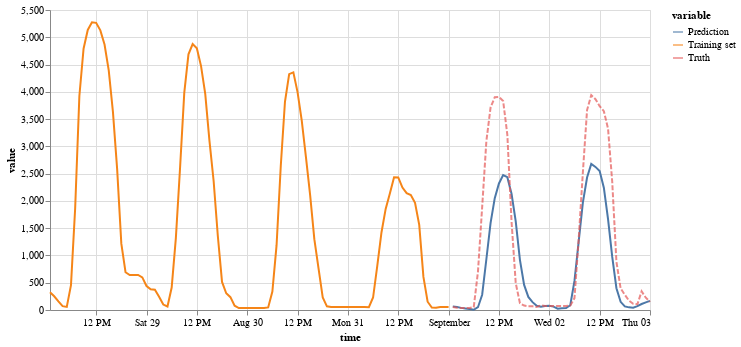

Notebook source saved alongside this figure:
### Code cell
(
    on.Plot()
    .add(on.marks.line, train[-96:].rename({"generation solar": "Training set"}))
    .add(on.marks.line, pred.rename({"generation solar": "Prediction"}))
    .add(on.marks.line, test[:48].rename({"generation solar": "Truth"}), type="dashed")
    .properties(width=600, height=300)
    .show()
)

### Figure 1 — Vega specification as saved in the notebook (floating-point values rounded to 4 significant figures)
{"$schema": "https://vega.github.io/schema/vega/v5.json", "data": [{"name": "source_0", "values": [{"time": "2015-08-28T01:00:00.000", "variable": "Training set", "value": 325.0}, {"time": "2015-08-28T02:00:00.000", "variable": "Training set", "value": 252.0}, {"time": "2015-08-28T03:00:00.000", "variable": "Training set", "value": 158.0}, {"time": "2015-08-28T04:00:00.000", "variable": "Training set", "value": 70.0}, {"time": "2015-08-28T05:00:00.000", "variable": "Training set", "value": 57.0}, {"time": "2015-08-28T06:00:00.000", "variable": "Training set", "value": 457.0}, {"time": "2015-08-28T07:00:00.000", "variable": "Training set", "value": 1869.0}, {"time": "2015-08-28T08:00:00.000", "variable": "Training set", "value": 3923.0}, {"time": "2015-08-28T09:00:00.000", "variable": "Training set", "value": 4791.0}, {"time": "2015-08-28T10:00:00.000", "variable": "Training set", "value": 5134.0}, {"time": "2015-08-28T11:00:00.000", "variable": "Training set", "value": 5275.0}, {"time": "2015-08-28T12:00:00.000", "variable": "Training set", "value": 5264.0}, {"time": "2015-08-28T13:00:00.000", "variable": "Training set", "value": 5127.0}, {"time": "2015-08-28T14:00:00.000", "variable": "Training set", "value": 4867.0}, {"time": "2015-08-28T15:00:00.000", "variable": "Training set", "value": 4394.0}, {"time": "2015-08-28T16:00:00.000", "variable": "Training set", "value": 3631.0}, {"time": "2015-08-28T17:00:00.000", "variable": "Training set", "value": 2586.0}, {"time": "2015-08-28T18:00:00.000", "variable": "Training set", "value": 1216.0}, {"time": "2015-08-28T19:00:00.000", "variable": "Training set", "value": 692.0}, {"time": "2015-08-28T20:00:00.000", "variable": "Training set", "value": 640.0}, {"time": "2015-08-28T21:00:00.000", "variable": "Training set", "value": 642.0}, {"time": "2015-08-28T22:00:00.000", "variable": "Training set", "value": 642.0}, {"time": "2015-08-28T23:00:00.000", "variable": "Training set", "value": 597.0}, {"time": "2015-08-29T00:00:00.000", "variable": "Training set", "value": 439.0}, {"time": "2015-08-29T01:00:00.000", "variable": "Training set", "value": 379.0}, {"time": "2015-08-29T02:00:00.000", "variable": "Training set", "value": 371.0}, {"time": "2015-08-29T03:00:00.000", "variable": "Training set", "value": 244.0}, {"time": "2015-08-29T04:00:00.000", "variable": "Training set", "value": 100.0}, {"time": "2015-08-29T05:00:00.000", "variable": "Training set", "value": 64.0}, {"time": "2015-08-29T06:00:00.000", "variable": "Training set", "value": 411.0}, {"time": "2015-08-29T07:00:00.000", "variable": "Training set", "value": 1322.0}, {"time": "2015-08-29T08:00:00.000", "variable": "Training set", "value": 2609.0}, {"time": "2015-08-29T09:00:00.000", "variable": "Training set", "value": 3981.0}, {"time": "2015-08-29T10:00:00.000", "variable": "Training set", "value": 4688.0}, {"time": "2015-08-29T11:00:00.000", "variable": "Training set", "value": 4876.0}, {"time": "2015-08-29T12:00:00.000", "variable": "Training set", "value": 4800.0}, {"time": "2015-08-29T13:00:00.000", "variable": "Training set", "value": 4472.0}, {"time": "2015-08-29T14:00:00.000", "variable": "Training set", "value": 3963.0}, {"time": "2015-08-29T15:00:00.000", "variable": "Training set", "value": 3104.0}, {"time": "2015-08-29T16:00:00.000", "variable": "Training set", "value": 2365.0}, {"time": "2015-08-29T17:00:00.000", "variable": "Training set", "value": 1357.0}, {"time": "2015-08-29T18:00:00.000", "variable": "Training set", "value": 515.0}, {"time": "2015-08-29T19:00:00.000", "variable": "Training set", "value": 307.0}, {"time": "2015-08-29T20:00:00.000", "variable": "Training set", "value": 235.0}, {"time": "2015-08-29T21:00:00.000", "variable": "Training set", "value": 78.0}, {"time": "2015-08-29T22:00:00.000", "variable": "Training set", "value": 35.0}, {"time": "2015-08-29T23:00:00.000", "variable": "Training set", "value": 37.0}, {"time": "2015-08-30T00:00:00.000", "variable": "Training set", "value": 36.0}, {"time": "2015-08-30T01:00:00.000", "variable": "Training set", "value": 36.0}, {"time": "2015-08-30T02:00:00.000", "variable": "Training set", "value": 36.0}, {"time": "2015-08-30T03:00:00.000", "variable": "Training set", "value": 36.0}, {"time": "2015-08-30T04:00:00.000", "variable": "Training set", "value": 36.0}, {"time": "2015-08-30T05:00:00.000", "variable": "Training set", "value": 47.0}, {"time": "2015-08-30T06:00:00.000", "variable": "Training set", "value": 339.0}, {"time": "2015-08-30T07:00:00.000", "variable": "Training set", "value": 1188.0}, {"time": "2015-08-30T08:00:00.000", "variable": "Training set", "value": 2641.0}, {"time": "2015-08-30T09:00:00.000", "variable": "Training set", "value": 3818.0}, {"time": "2015-08-30T10:00:00.000", "variable": "Training set", "value": 4323.0}, {"time": "2015-08-30T11:00:00.000", "variable": "Training set", "value": 4356.0}, {"time": "2015-08-30T12:00:00.000", "variable": "Training set", "value": 3995.0}, {"time": "2015-08-30T13:00:00.000", "variable": "Training set", "value": 3473.0}, {"time": "2015-08-30T14:00:00.000", "variable": "Training set", "value": 2801.0}, {"time": "2015-08-30T15:00:00.000", "variable": "Training set", "value": 2108.0}, {"time": "2015-08-30T16:00:00.000", "variable": "Training set", "value": 1298.0}, {"time": "2015-08-30T17:00:00.000", "variable": "Training set", "value": 763.0}, {"time": "2015-08-30T18:00:00.000", "variable": "Training set", "value": 230.0}, {"time": "2015-08-30T19:00:00.000", "variable": "Training set", "value": 67.0}, {"time": "2015-08-30T20:00:00.000", "variable": "Training set", "value": 56.0}, {"time": "2015-08-30T21:00:00.000", "variable": "Training set", "value": 56.0}, {"time": "2015-08-30T22:00:00.000", "variable": "Training set", "value": 56.0}, {"time": "2015-08-30T23:00:00.000", "variable": "Training set", "value": 54.0}, {"time": "2015-08-31T00:00:00.000", "variable": "Training set", "value": 54.0}, {"time": "2015-08-31T01:00:00.000", "variable": "Training set", "value": 53.0}, {"time": "2015-08-31T02:00:00.000", "variable": "Training set", "value": 53.0}, {"time": "2015-08-31T03:00:00.000", "variable": "Training set", "value": 53.0}, {"time": "2015-08-31T04:00:00.000", "variable": "Training set", "value": 53.0}, {"time": "2015-08-31T05:00:00.000", "variable": "Training set", "value": 51.0}, {"time": "2015-08-31T06:00:00.000", "variable": "Training set", "value": 229.0}, {"time": "2015-08-31T07:00:00.000", "variable": "Training set", "value": 811.0}, {"time": "2015-08-31T08:00:00.000", "variable": "Training set", "value": 1421.0}, {"time": "2015-08-31T09:00:00.000", "variable": "Training set", "value": 1854.0}, {"time": "2015-08-31T10:00:00.000", "variable": "Training set", "value": 2137.0}, {"time": "2015-08-31T11:00:00.000", "variable": "Training set", "value": 2434.0}, {"time": "2015-08-31T12:00:00.000", "variable": "Training set", "value": 2430.0}, {"time": "2015-08-31T13:00:00.000", "variable": "Training set", "value": 2244.0}, {"time": "2015-08-31T14:00:00.000", "variable": "Training set", "value": 2141.0}, {"time": "2015-08-31T15:00:00.000", "variable": "Training set", "value": 2107.0}, {"time": "2015-08-31T16:00:00.000", "variable": "Training set", "value": 1966.0}, {"time": "2015-08-31T17:00:00.000", "variable": "Training set", "value": 1561.0}, {"time": "2015-08-31T18:00:00.000", "variable": "Training set", "value": 606.0}, {"time": "2015-08-31T19:00:00.000", "variable": "Training set", "value": 152.0}, {"time": "2015-08-31T20:00:00.000", "variable": "Training set", "value": 45.0}, {"time": "2015-08-31T21:00:00.000", "variable": "Training set", "value": 40.0}, {"time": "2015-08-31T22:00:00.000", "variable": "Training set", "value": 55.0}, {"time": "2015-08-31T23:00:00.000", "variable": "Training set", "value": 55.0}, {"time": "2015-09-01T00:00:00.000", "variable": "Training set", "value": 54.0}], "transform": [{"type": "formula", "expr": "toDate(datum['time'])", "as": "time"}]}, {"name": "source_1", "values": [{"time": "2015-09-01T01:00:00.000", "variable": "Prediction", "value": 63.26}, {"time": "2015-09-01T02:00:00.000", "variable": "Prediction", "value": 55.27}, {"time": "2015-09-01T03:00:00.000", "variable": "Prediction", "value": 38.97}, {"time": "2015-09-01T04:00:00.000", "variable": "Prediction", "value": 28.15}, {"time": "2015-09-01T05:00:00.000", "variable": "Prediction", "value": 18.98}, {"time": "2015-09-01T06:00:00.000", "variable": "Prediction", "value": 3.961}, {"time": "2015-09-01T07:00:00.000", "variable": "Prediction", "value": 51.16}, {"time": "2015-09-01T08:00:00.000", "variable": "Prediction", "value": 280.4}, {"time": "2015-09-01T09:00:00.000", "variable": "Prediction", "value": 930.4}, {"time": "2015-09-01T10:00:00.000", "variable": "Prediction", "value": 1594.0}, {"time": "2015-09-01T11:00:00.000", "variable": "Prediction", "value": 2050.0}, {"time": "2015-09-01T12:00:00.000", "variable": "Prediction", "value": 2319.0}, {"time": "2015-09-01T13:00:00.000", "variable": "Prediction", "value": 2472.0}, {"time": "2015-09-01T14:00:00.000", "variable": "Prediction", "value": 2434.0}, {"time": "2015-09-01T15:00:00.000", "variable": "Prediction", "value": 2131.0}, {"time": "2015-09-01T16:00:00.000", "variable": "Prediction", "value": 1624.0}, {"time": "2015-09-01T17:00:00.000", "variable": "Prediction", "value": 920.5}, {"time": "2015-09-01T18:00:00.000", "variable": "Prediction", "value": 459.2}, {"time": "2015-09-01T19:00:00.000", "variable": "Prediction", "value": 240.3}, {"time": "2015-09-01T20:00:00.000", "variable": "Prediction", "value": 144.4}, {"time": "2015-09-01T21:00:00.000", "variable": "Prediction", "value": 76.3}, {"time": "2015-09-01T22:00:00.000", "variable": "Prediction", "value": 61.33}, {"time": "2015-09-01T23:00:00.000", "variable": "Prediction", "value": 72.89}, {"time": "2015-09-02T00:00:00.000", "variable": "Prediction", "value": 77.4}, {"time": "2015-09-02T01:00:00.000", "variable": "Prediction", "value": 62.07}, {"time": "2015-09-02T02:00:00.000", "variable": "Prediction", "value": 24.32}, {"time": "2015-09-02T03:00:00.000", "variable": "Prediction", "value": 30.18}, {"time": "2015-09-02T04:00:00.000", "variable": "Prediction", "value": 35.92}, {"time": "2015-09-02T05:00:00.000", "variable": "Prediction", "value": 87.55}, {"time": "2015-09-02T06:00:00.000", "variable": "Prediction", "value": 533.4}, {"time": "2015-09-02T07:00:00.000", "variable": "Prediction", "value": 1254.0}, {"time": "2015-09-02T08:00:00.000", "variable": "Prediction", "value": 1970.0}, {"time": "2015-09-02T09:00:00.000", "variable": "Prediction", "value": 2428.0}, {"time": "2015-09-02T10:00:00.000", "variable": "Prediction", "value": 2678.0}, {"time": "2015-09-02T11:00:00.000", "variable": "Prediction", "value": 2623.0}, {"time": "2015-09-02T12:00:00.000", "variable": "Prediction", "value": 2547.0}, {"time": "2015-09-02T13:00:00.000", "variable": "Prediction", "value": 2242.0}, {"time": "2015-09-02T14:00:00.000", "variable": "Prediction", "value": 1665.0}, {"time": "2015-09-02T15:00:00.000", "variable": "Prediction", "value": 973.0}, {"time": "2015-09-02T16:00:00.000", "variable": "Prediction", "value": 399.0}, {"time": "2015-09-02T17:00:00.000", "variable": "Prediction", "value": 150.2}, {"time": "2015-09-02T18:00:00.000", "variable": "Prediction", "value": 66.82}, {"time": "2015-09-02T19:00:00.000", "variable": "Prediction", "value": 48.46}, {"time": "2015-09-02T20:00:00.000", "variable": "Prediction", "value": 42.95}, {"time": "2015-09-02T21:00:00.000", "variable": "Prediction", "value": 69.78}, {"time": "2015-09-02T22:00:00.000", "variable": "Prediction", "value": 109.3}, {"time": "2015-09-02T23:00:00.000", "variable": "Prediction", "value": 140.1}, {"time": "2015-09-03T00:00:00.000", "variable": "Prediction", "value": 166.6}], "transform": [{"type": "formula", "expr": "toDate(datum['time'])", "as": "time"}]}, {"name": "source_2", "values": [{"time": "2015-09-01T01:00:00.000", "variable": "Truth", "value": 53.0}, {"time": "2015-09-01T02:00:00.000", "variable": "Truth", "value": 42.0}, {"time": "2015-09-01T03:00:00.000", "variable": "Truth", "value": 36.0}, {"time": "2015-09-01T04:00:00.000", "variable": "Truth", "value": 35.0}, {"time": "2015-09-01T05:00:00.000", "variable": "Truth", "value": 35.0}, {"time": "2015-09-01T06:00:00.000", "variable": "Truth", "value": 55.0}, {"time": "2015-09-01T07:00:00.000", "variable": "Truth", "value": 704.0}, {"time": "2015-09-01T08:00:00.000", "variable": "Truth", "value": 1889.0}, {"time": "2015-09-01T09:00:00.000", "variable": "Truth", "value": 3095.0}, {"time": "2015-09-01T10:00:00.000", "variable": "Truth", "value": 3712.0}, {"time": "2015-09-01T11:00:00.000", "variable": "Truth", "value": 3901.0}, {"time": "2015-09-01T12:00:00.000", "variable": "Truth", "value": 3907.0}, {"time": "2015-09-01T13:00:00.000", "variable": "Truth", "value": 3833.0}, {"time": "2015-09-01T14:00:00.000", "variable": "Truth", "value": 3211.0}, {"time": "2015-09-01T15:00:00.000", "variable": "Truth", "value": 1624.0}, {"time": "2015-09-01T16:00:00.000", "variable": "Truth", "value": 493.0}, {"time": "2015-09-01T17:00:00.000", "variable": "Truth", "value": 125.0}, {"time": "2015-09-01T18:00:00.000", "variable": "Truth", "value": 81.0}, {"time": "2015-09-01T19:00:00.000", "variable": "Truth", "value": 69.0}, {"time": "2015-09-01T20:00:00.000", "variable": "Truth", "value": 69.0}, {"time": "2015-09-01T21:00:00.000", "variable": "Truth", "value": 56.0}, {"time": "2015-09-01T22:00:00.000", "variable": "Truth", "value": 84.0}, {"time": "2015-09-01T23:00:00.000", "variable": "Truth", "value": 73.0}, {"time": "2015-09-02T00:00:00.000", "variable": "Truth", "value": 73.0}, {"time": "2015-09-02T01:00:00.000", "variable": "Truth", "value": 73.0}, {"time": "2015-09-02T02:00:00.000", "variable": "Truth", "value": 72.0}, {"time": "2015-09-02T03:00:00.000", "variable": "Truth", "value": 73.0}, {"time": "2015-09-02T04:00:00.000", "variable": "Truth", "value": 73.0}, {"time": "2015-09-02T05:00:00.000", "variable": "Truth", "value": 80.0}, {"time": "2015-09-02T06:00:00.000", "variable": "Truth", "value": 218.0}, {"time": "2015-09-02T07:00:00.000", "variable": "Truth", "value": 1296.0}, {"time": "2015-09-02T08:00:00.000", "variable": "Truth", "value": 2524.0}, {"time": "2015-09-02T09:00:00.000", "variable": "Truth", "value": 3665.0}, {"time": "2015-09-02T10:00:00.000", "variable": "Truth", "value": 3939.0}, {"time": "2015-09-02T11:00:00.000", "variable": "Truth", "value": 3865.0}, {"time": "2015-09-02T12:00:00.000", "variable": "Truth", "value": 3737.0}, {"time": "2015-09-02T13:00:00.000", "variable": "Truth", "value": 3644.0}, {"time": "2015-09-02T14:00:00.000", "variable": "Truth", "value": 3325.0}, {"time": "2015-09-02T15:00:00.000", "variable": "Truth", "value": 2346.0}, {"time": "2015-09-02T16:00:00.000", "variable": "Truth", "value": 883.0}, {"time": "2015-09-02T17:00:00.000", "variable": "Truth", "value": 396.0}, {"time": "2015-09-02T18:00:00.000", "variable": "Truth", "value": 279.0}, {"time": "2015-09-02T19:00:00.000", "variable": "Truth", "value": 171.0}, {"time": "2015-09-02T20:00:00.000", "variable": "Truth", "value": 115.0}, {"time": "2015-09-02T21:00:00.000", "variable": "Truth", "value": 105.0}, {"time": "2015-09-02T22:00:00.000", "variable": "Truth", "value": 341.0}, {"time": "2015-09-02T23:00:00.000", "variable": "Truth", "value": 225.0}, {"time": "2015-09-03T00:00:00.000", "variable": "Truth", "value": 149.0}], "transform": [{"type": "formula", "expr": "toDate(datum['time'])", "as": "time"}]}, {"name": "source_0_color_domain_variable_0", "values": [{"variable": "Training set"}]}, {"name": "source_1_color_domain_variable_1", "values": [{"variable": "Prediction"}]}, {"name": "source_2_color_domain_variable_2", "values": [{"variable": "Truth"}]}], "marks": [{"type": "group", "name": "layer_0_pathgroup", "from": {"facet": {"data": "source_0", "name": "faceted_path_layer_0_main", "groupby": ["variable"]}}, "encode": {"update": {"width": {"field": {"signal": null, "datum": null, "group": "width", "parent": null}}, "height": {"field": {"signal": null, "datum": null, "group": "height", "parent": null}}}}, "marks": [{"type": "line", "name": "layer_0_marks", "from": {"data": "faceted_path_layer_0_main"}, "sort": {"field": "x"}, "encode": {"update": {"defined": {"signal": "isValid(datum[\"time\"]) && isFinite(+datum[\"time\"]) && isValid(datum[\"value\"]) && isFinite(+datum[\"value\"])"}, "stroke": {"field": "variable", "scale": "color"}, "y": {"field": "value", "scale": "y"}, "x": {"field": "time", "scale": "x"}}}, "style": ["line"]}]}, {"type": "group", "name": "layer_1_pathgroup", "from": {"facet": {"data": "source_1", "name": "faceted_path_layer_1_main", "groupby": ["variable"]}}, "encode": {"update": {"height": {"field": {"signal": null, "datum": null, "group": "height", "parent": null}}, "width": {"field": {"signal": null, "datum": null, "group": "width", "parent": null}}}}, "marks": [{"type": "line", "name": "layer_1_marks", "from": {"data": "faceted_path_layer_1_main"}, "sort": {"field": "x"}, "encode": {"update": {"y": {"field": "value", "scale": "y"}, "defined": {"signal": "isValid(datum[\"time\"]) && isFinite(+datum[\"time\"]) && isValid(datum[\"value\"]) && isFinite(+datum[\"value\"])"}, "stroke": {"field": "variable", "scale": "color"}, "x": {"field": "time", "scale": "x"}}}, "style": ["line"]}]}, {"type": "group", "name": "layer_2_pathgroup", "from": {"facet": {"data": "source_2", "name": "faceted_path_layer_2_main", "groupby": ["variable"]}}, "encode": {"update": {"width": {"field": {"signal": null, "datum": null, "group": "width", "parent": null}}, "height": {"field": {"signal": null, "datum": null, "group": "height", "parent": null}}}}, "marks": [{"type": "line", "name": "layer_2_marks", "from": {"data": "faceted_path_layer_2_main"}, "sort": {"field": "x"}, "encode": {"update": {"defined": {"signal": "isValid(datum[\"time\"]) && isFinite(+datum[\"time\"]) && isValid(datum[\"value\"]) && isFinite(+datum[\"value\"])"}, "stroke": {"field": "variable", "scale": "color"}, "x": {"field": "time", "scale": "x"}, "y": {"field": "value", "scale": "y"}, "strokeDash": {"value": [5, 2]}, "opacity": {"value": 0.7}}}, "style": ["line"]}]}], "scales": [{"name": "x", "type": "time", "domain": {"fields": [{"data": "source_0", "field": "time"}, {"data": "source_1", "field": "time"}, {"data": "source_2", "field": "time"}]}, "range": [0, {"signal": "width"}]}, {"name": "y", "type": "linear", "domain": {"fields": [{"data": "source_0", "field": "value"}, {"data": "source_1", "field": "value"}, {"data": "source_2", "field": "value"}]}, "range": [{"signal": "height"}, 0], "nice": true, "zero": true}, {"name": "color", "type": "ordinal", "domain": {"fields": [{"data": "source_0_color_domain_variable_0", "field": "variable"}, {"data": "source_1_color_domain_variable_1", "field": "variable"}, {"data": "source_2_color_domain_variable_2", "field": "variable"}], "sort": true}, "range": "category"}], "axes": [{"scale": "x", "domain": false, "grid": true, "aria": false, "labels": false, "gridScale": "y", "tickCount": {"signal": "ceil(width/40)"}, "maxExtent": 0, "ticks": false, "minExtent": 0, "orient": "bottom", "zindex": 0}, {"scale": "y", "ticks": false, "orient": "left", "grid": true, "zindex": 0, "tickCount": {"signal": "ceil(height/40)"}, "aria": false, "maxExtent": 0, "gridScale": "x", "domain": false, "labels": false, "minExtent": 0}, {"scale": "x", "zindex": 0, "labelFlush": true, "title": "time", "grid": false, "orient": "bottom", "labelOverlap": true, "tickCount": {"signal": "ceil(width/40)"}}, {"scale": "y", "grid": false, "labelOverlap": true, "title": "value", "orient": "left", "tickCount": {"signal": "ceil(height/40)"}, "zindex": 0}], "legends": [{"stroke": "color", "symbolType": "stroke", "title": "variable", "encode": {"symbols": {"update": {"opacity": {"value": 0.7}}}}}], "style": "cell", "width": 600, "padding": 5, "height": 300, "background": "white"}
